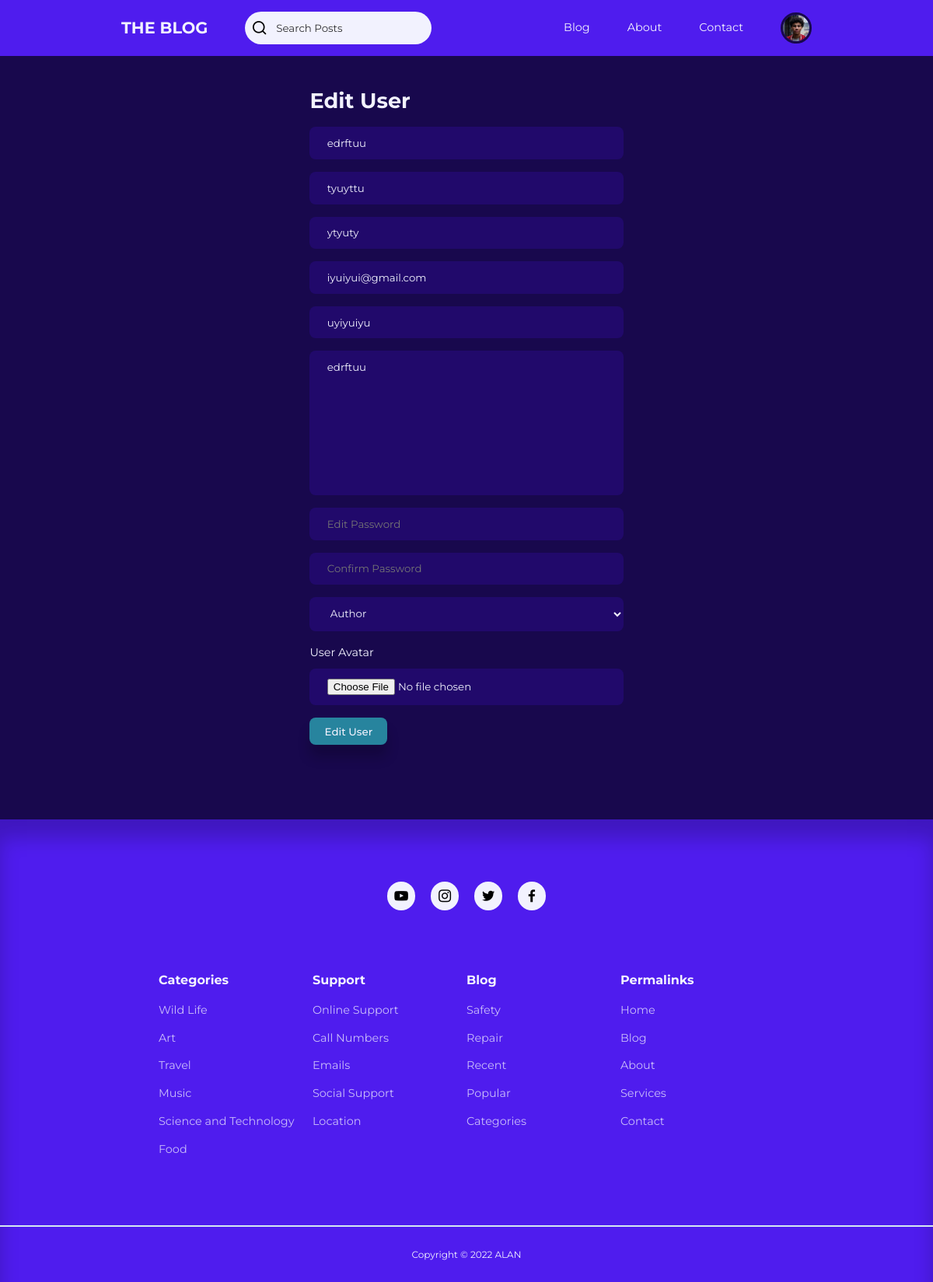
The page /admin/pages/edit-user.php?id=16 (signed in) on the database its author committed.
### tables this page shows
CREATE TABLE `users` (
  `id` int(11) UNSIGNED NOT NULL,
  `firstname` varchar(50) NOT NULL,
  `lastname` varchar(50) NOT NULL,
  `username` varchar(50) NOT NULL,
  `email` varchar(100) NOT NULL,
  `location` varchar(100) NOT NULL,
  `biography` text NOT NULL,
  `password` varchar(255) NOT NULL,
  `avatar` varchar(255) NOT NULL,
  `is_admin` tinyint(1) NOT NULL
);

### admin/partials/header.php (called while the page is built, shortened)
<?php
require $_SERVER['DOCUMENT_ROOT'] . '/My Blog/partials/header.php';

### admin/pages/edit-user.php (the view, shortened to what this page needs)
<?php
include $_SERVER['DOCUMENT_ROOT'] . '/My Blog/admin/partials/header.php';
if (isset($_GET['id'])) {
    $id = filter_var($_GET['id'], FILTER_SANITIZE_NUMBER_INT);
    $query = "SELECT * FROM users WHERE id='$id'";
    $result = mysqli_query($connection, $query);
    $user = mysqli_fetch_assoc($result);
} else {
    header('location: ' . ROOT_URL . 'admin/pages/manage-users.php');
}
?>
<body>
    <section class="form-section-alt add-content">
        <div class="container form-section-container">
            <h2>Edit User</h2>
            <form action="<?php echo ROOT_URL ?>admin/pages/edit-user-logic.php" enctype="multipart/form-data" class="form-general" method="POST">
                <input type="text" name="firstname" value="<?= $user["firstname"] ?>" placeholder="First Name">
                <input type="text" name="lastname" value="<?= $user["lastname"] ?>" placeholder="Last Name">
                <input type="text" name="username" value="<?= $user["username"] ?>" placeholder="Username">
                <input type="email" name="email" value="<?= $user["email"] ?>" placeholder="E-mail">
                <input type="text" name="location" value="<?= $user["location"] ?>" placeholder="Location">
                <textarea name="bio" cols="20" rows="10" placeholder="Biography"><?= $user["firstname"] ?></textarea>
                <input type="password" name="create-password" placeholder="Edit Password">
                <input type="password" name="confirm-password" placeholder="Confirm Password">
                <select name="user-role">
                    <option value="0" selected>Author</option>
                </select>
                <div class="form-control">
                    <label for="avatar">User Avatar</label>
                    <input type="file" name="avatar" id="avatar">
                </div>
                <button type="submit" name="submit" class="btn">Edit User</button>
            </form>
        </div>
    </section>
    <?php
    include $_SERVER['DOCUMENT_ROOT'] . '/My Blog/partials/footer.php';
    ?>

### partials/header.php (shortened to what this page needs)
<?php
require $_SERVER['DOCUMENT_ROOT'] . '/My Blog/admin/config/database.php';
if (isset($_SESSION['user-id'])) {
    $id = filter_var($_SESSION['user-id'], FILTER_SANITIZE_FULL_SPECIAL_CHARS);
    $query = "SELECT avatar from users WHERE id = '$id'";
    $result = mysqli_query($connection, $query);
    $avatar = mysqli_fetch_assoc($result);
}
?>
<!DOCTYPE html>
<html lang="en">
<head>
    <link rel="stylesheet" href="<?php echo ROOT_URL ?>css/style.css">
    <link rel="stylesheet" href="https://unicons.iconscout.com/release/v4.0.0/css/line.css">
</head>
<body>
    <nav>
        <div class="container nav-container">
            <ul class="nav-items nav-items-left">
                <li><a href="<?php echo ROOT_URL ?>index.php" class="nav-logo">THE BLOG</a></li>
                <li>
                    <div class="nav-search-container">
                        <form class="nav-search" action="<?php echo ROOT_URL ?>pages/search-posts.php" method="GET">
                            <i class="uil uil-search"></i>
                            <input type="search" name="search" placeholder="Search Posts">
                        </form>
                    </div>
                </li>
            </ul>
            <ul class="nav-items nav-items-right">
                <li><a href="<?php echo ROOT_URL ?>pages/blog.php">Blog</a></li>
                <li><a href="<?php echo ROOT_URL ?>pages/about.php">About</a></li>
                <li><a href="<?php echo ROOT_URL ?>pages/contact.php">Contact</a></li>
                <?php if (isset($_SESSION["user-id"])) : ?>
                    <li class="nav-profile">
                        <div class="avatar">
                            <img src="<?php echo ROOT_URL . 'img/' . $avatar["avatar"] ?>">
                        </div>
                    </li>
                <?php else : ?>
                    <li><a href="<?php echo ROOT_URL ?>pages/signin.php">Sign In</a></li>
                    <li><a class="sign-up" href="<?php echo ROOT_URL ?>pages/signup.php">Sign Up</a> </li>
                <?php endif ?>
            </ul>
        </div>
    </nav>

### css/style.css (style rules this page uses)
:root { --color-primary: #4F1CEE; --color-primary-variant: #6C63FF; --color-primary-light: #6E45ED; --color-primary-dark: rgb(24, 8, 77); --color-primary-dark-variant: rgb(33, 9, 107); --color-variant: rgba(39, 132, 158, 1); --color-white: #f2f2fe; --color-red: #da0f3f; --color-red-light: hsl(346, 87%, 46%, 15%); --color-green: #00c476; --color-green-light: hsl(156, 100%, 38%, 15%); --color-black: #000000; --color-bg: #D5E9F1; --color-white-gray: rgba(255, 255, 255, 0.7); --color-black-gray: rgba(0, 0, 0, 0.8); --transition: all 300ms ease; --transition-slow: all 1s ease; --container-width-lg: 74%; --container-width-md: 88%; --container-width-sm: 66%; --form-width: 40%; --card-border-radius-1: 0.3rem; --card-border-radius-2: 0.5rem; --card-border-radius-3: 0.8rem; --card-border-radius-4: 2rem; --card-border-radius-5: 5rem; --card-border-radius-all: 100%; }
* { margin: 0; padding: 0; outline: 0; border: 0; appearance: 0; list-style: none; text-decoration: none; box-sizing: border-box; font-family: 'Montserrat', sans-serif; }
body { line-height: 1.6; color: var(--color-black-gray); overflow-x: hidden; background: var(--color-bg); font-size: 0.9rem; }
.container { width: var(--container-width-sm); max-width: 1800px; margin-inline: auto; }
section { margin-top: 3rem; width: 100vw; }
h1, h2, h3, h4, h5, h6 { color: var(--color-black); line-height: 1.3; }
h2 { font-size: 1.7rem; margin: 1rem 0; }
a { color: var(--color-white); transition: var(--transition); }
img { display: block; width: 100%; object-fit: cover; }
nav { background-color: var(--color-primary); width: 100vw; height: 4.5rem; position: fixed; top: 0; z-index: 10; display: flex; justify-content: center; align-items: center; }
.nav-container { height: 100%; display: flex; align-items: center; justify-content: space-between; width: var(--container-width-lg); }
.nav-logo { font-weight: bold; font-size: 1.3rem; }
.nav-search-container { position: relative; width: 15rem; background: var(--color-white); display: flex; flex-direction: row; align-items: center; justify-content: space-between; overflow: hidden; padding: 0.3rem 0.5rem; border-radius: var(--card-border-radius-5); color: var(--color-black); }
.nav-search { width: 100%; display: flex; align-items: center; }
.nav-search i { font-size: 1.3rem; }
.nav-search input { background: transparent; margin-left: 0.7rem; padding: 0.5rem 0; width: 100%; }
.nav-search input::placeholder { color: var(--color-black-gray); font-family: 'Montserrat', sans-serif; }
.avatar { width: 2.5rem; height: 2.5rem; border-radius: 50%; overflow: hidden; border: 0.2rem solid var(--color-primary-dark); }
.nav-items { display: flex; align-items: center; gap: 3rem; }
.nav-profile { position: relative; cursor: pointer; }
.form-section-alt { display: grid; place-items: center; margin-top: 0rem; padding: 6rem; background: var(--color-primary-dark); }
.form-section-container { width: var(--form-width); }
.form-section-container>h2 { color: var(--color-white); }
.form-general { display: flex; flex-direction: column; gap: 1rem; }
.form-general label { color: var(--color-white); }
.form-control { display: flex; flex-direction: column; gap: 0.6rem; }
.form-general input, .form-general textarea, .form-general select { padding: 0.8rem 1.4rem; background: var(--color-primary-dark-variant); border-radius: var(--card-border-radius-2); resize: none; color: var(--color-white); }
.btn { display: inline-block; width: fit-content; padding: 0.6rem 1.2rem; background-color: var(--color-variant); border-radius: var(--card-border-radius-2); cursor: pointer; transition: var(--transition); color: var(--color-white); box-shadow: 0 1rem 1rem rgba(0, 0, 0, 0.2); font-weight: 500; }

### rows shown on the page
users: avatar (picture)
users: firstname "edrftuu", lastname "tyuyttu", username "ytyuty", email "iyuiyui@gmail.com", location "uyiyuiyu", bio "edrftuu"
